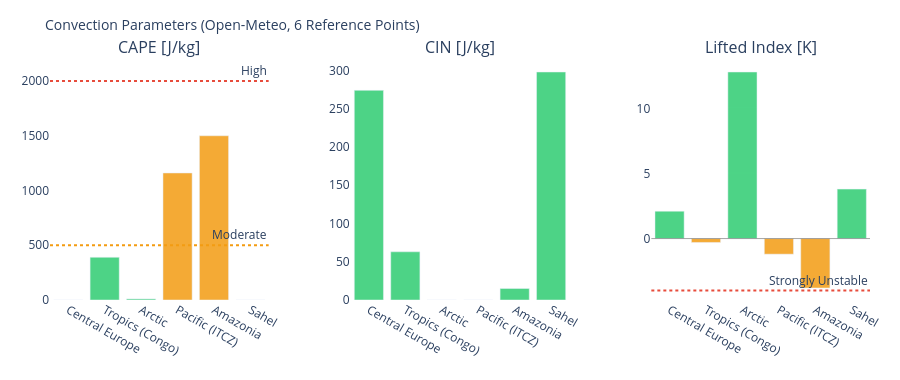

Here is the notebook cell this chart was saved with:
### Markdown cell above
---
## 3. Visualizations

### Code cell
# ============================================================
# CAPE / CIN / LIFTED INDEX – Convection potential
# ============================================================

if not df_atm.empty:
    fig = make_subplots(
        rows=1, cols=3,
        subplot_titles=['CAPE [J/kg]', 'CIN [J/kg]', 'Lifted Index [K]'],
        horizontal_spacing=0.1
    )
    pts = df_atm['point'].tolist()
    pt_colors = ['#E85D24','#185FA5','#888780','#378ADD','#639922','#F2A623']

    # CAPE – höher = mehr Gewitterpotential
    cape_vals = df_atm['cape'].fillna(0).tolist()
    cape_colors = ['#e74c3c' if v > 2000 else '#f39c12' if v > 500 else '#2ecc71'
                   for v in cape_vals]
    fig.add_trace(go.Bar(x=pts, y=cape_vals, marker_color=cape_colors,
                         opacity=0.85, showlegend=False), row=1, col=1)
    fig.add_hline(y=2000, line_dash='dot', line_color='#e74c3c',
                  annotation_text='High', row=1, col=1)
    fig.add_hline(y=500,  line_dash='dot', line_color='#f39c12',
                  annotation_text='Moderate', row=1, col=1)

    # CIN – negativer = stärker gedeckelt (weniger Auslöse)
    cin_vals = df_atm['cin'].fillna(0).tolist()
    cin_colors = ['#e74c3c' if v < -200 else '#f39c12' if v < -50 else '#2ecc71'
                  for v in cin_vals]
    fig.add_trace(go.Bar(x=pts, y=cin_vals, marker_color=cin_colors,
                         opacity=0.85, showlegend=False), row=1, col=2)

    # Lifted Index – negativ = instabil
    li_vals = df_atm['li'].fillna(0).tolist()
    li_colors = ['#e74c3c' if v < -4 else '#f39c12' if v < 0 else '#2ecc71'
                 for v in li_vals]
    fig.add_trace(go.Bar(x=pts, y=li_vals, marker_color=li_colors,
                         opacity=0.85, showlegend=False), row=1, col=3)
    fig.add_hline(y=0, line_color='gray', line_width=0.7, row=1, col=3)
    fig.add_hline(y=-4, line_dash='dot', line_color='#e74c3c',
                  annotation_text='Strongly Unstable', row=1, col=3)

    fig.update_layout(
        title=dict(text='Convection Parameters (Open-Meteo, 6 Reference Points)', font=dict(size=14)),
        height=380, plot_bgcolor='rgba(0,0,0,0)', paper_bgcolor='rgba(0,0,0,0)',
        margin=dict(l=50, r=30, t=60, b=80)
    )
    fig.update_xaxes(tickangle=30)
    fig.show()

### Figure 1 — Plotly figure (JSON) as saved in the notebook; plotly's stock layout.template omitted (floating-point values rounded to 4 significant figures)
{"data": [{"marker": {"color": ["#2ecc71", "#2ecc71", "#2ecc71", "#f39c12", "#f39c12", "#2ecc71"]}, "opacity": 0.85, "showlegend": false, "type": "bar", "x": ["Central Europe", "Tropics (Congo)", "Arctic", "Pacific (ITCZ)", "Amazonia", "Sahel"], "xaxis": "x", "y": [0.0, 390.0, 10.0, 1160.0, 1500.0, 0.0], "yaxis": "y"}, {"marker": {"color": ["#2ecc71", "#2ecc71", "#2ecc71", "#2ecc71", "#2ecc71", "#2ecc71"]}, "opacity": 0.85, "showlegend": false, "type": "bar", "x": ["Central Europe", "Tropics (Congo)", "Arctic", "Pacific (ITCZ)", "Amazonia", "Sahel"], "xaxis": "x2", "y": [274.0, 63.0, 0.0, 0.0, 15.0, 298.0], "yaxis": "y2"}, {"marker": {"color": ["#2ecc71", "#f39c12", "#2ecc71", "#f39c12", "#f39c12", "#2ecc71"]}, "opacity": 0.85, "showlegend": false, "type": "bar", "x": ["Central Europe", "Tropics (Congo)", "Arctic", "Pacific (ITCZ)", "Amazonia", "Sahel"], "xaxis": "x3", "y": [2.1, -0.3, 12.8, -1.2, -3.8, 3.8], "yaxis": "y3"}], "layout": {"annotations": [{"font": {"size": 16}, "showarrow": false, "text": "CAPE [J/kg]", "x": 0.1333, "xanchor": "center", "xref": "paper", "y": 1.0, "yanchor": "bottom", "yref": "paper"}, {"font": {"size": 16}, "showarrow": false, "text": "CIN [J/kg]", "x": 0.5, "xanchor": "center", "xref": "paper", "y": 1.0, "yanchor": "bottom", "yref": "paper"}, {"font": {"size": 16}, "showarrow": false, "text": "Lifted Index [K]", "x": 0.8667, "xanchor": "center", "xref": "paper", "y": 1.0, "yanchor": "bottom", "yref": "paper"}, {"showarrow": false, "text": "High", "x": 1, "xanchor": "right", "xref": "x domain", "y": 2000, "yanchor": "bottom", "yref": "y"}, {"showarrow": false, "text": "Moderate", "x": 1, "xanchor": "right", "xref": "x domain", "y": 500, "yanchor": "bottom", "yref": "y"}, {"showarrow": false, "text": "Strongly Unstable", "x": 1, "xanchor": "right", "xref": "x3 domain", "y": -4, "yanchor": "bottom", "yref": "y3"}], "height": 380, "margin": {"b": 80, "l": 50, "r": 30, "t": 60}, "paper_bgcolor": "rgba(0,0,0,0)", "plot_bgcolor": "rgba(0,0,0,0)", "shapes": [{"line": {"color": "#e74c3c", "dash": "dot"}, "type": "line", "x0": 0, "x1": 1, "xref": "x domain", "y0": 2000, "y1": 2000, "yref": "y"}, {"line": {"color": "#f39c12", "dash": "dot"}, "type": "line", "x0": 0, "x1": 1, "xref": "x domain", "y0": 500, "y1": 500, "yref": "y"}, {"line": {"color": "gray", "width": 0.7}, "type": "line", "x0": 0, "x1": 1, "xref": "x3 domain", "y0": 0, "y1": 0, "yref": "y3"}, {"line": {"color": "#e74c3c", "dash": "dot"}, "type": "line", "x0": 0, "x1": 1, "xref": "x3 domain", "y0": -4, "y1": -4, "yref": "y3"}], "title": {"font": {"size": 14}, "text": "Convection Parameters (Open-Meteo, 6 Reference Points)"}, "xaxis": {"anchor": "y", "domain": [0.0, 0.2667], "tickangle": 30}, "xaxis2": {"anchor": "y2", "domain": [0.3667, 0.6333], "tickangle": 30}, "xaxis3": {"anchor": "y3", "domain": [0.7333, 1.0], "tickangle": 30}, "yaxis": {"anchor": "x", "domain": [0.0, 1.0]}, "yaxis2": {"anchor": "x2", "domain": [0.0, 1.0]}, "yaxis3": {"anchor": "x3", "domain": [0.0, 1.0]}}}
